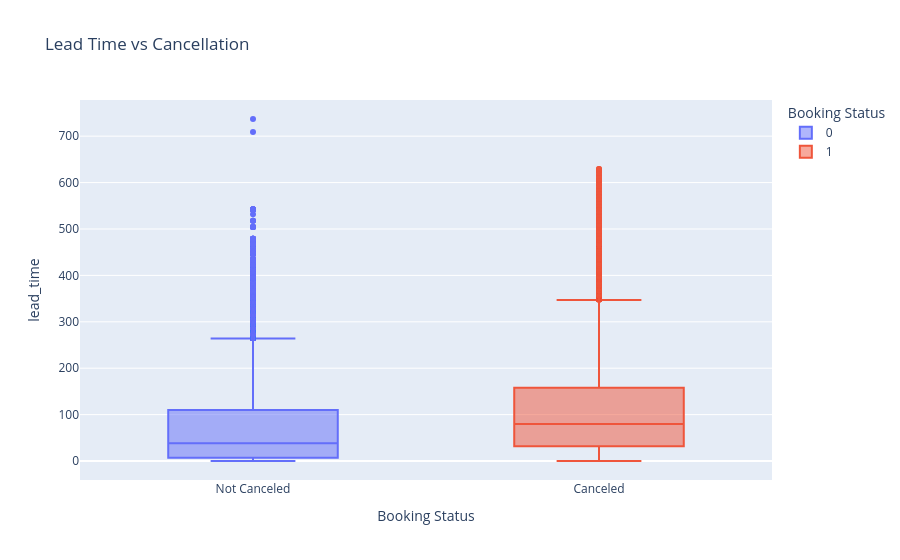

The cell this chart's notebook holds for it:
### Code cell
# Bivariate analysis - Lead Time vs Cancellation
fig = px.box(df, x='is_canceled', y='lead_time', color='is_canceled',
             labels={'is_canceled': 'Booking Status'},
             title='Lead Time vs Cancellation')
fig.update_layout(xaxis=dict(tickmode='array', tickvals=[0, 1], ticktext=['Not Canceled', 'Canceled']))
fig.show()

### Figure 1 — Plotly figure (JSON) as saved in the notebook; plotly's stock layout.template omitted (floating-point values rounded to 4 significant figures; data arrays with more than 128 entries replaced by an {"elided": "..."} marker saying what was removed)
{"data": [{"alignmentgroup": "True", "hovertemplate": "Booking Status=%{x}<br>lead_time=%{y}<extra></extra>", "legendgroup": "0", "marker": {"color": "#636efa"}, "name": "0", "notched": false, "offsetgroup": "0", "orientation": "v", "showlegend": true, "type": "box", "x": {"elided": "63371 int values"}, "x0": " ", "xaxis": "x", "y": {"elided": "63371 int values"}, "y0": " ", "yaxis": "y"}, {"alignmentgroup": "True", "hovertemplate": "Booking Status=%{x}<br>lead_time=%{y}<extra></extra>", "legendgroup": "1", "marker": {"color": "#EF553B"}, "name": "1", "notched": false, "offsetgroup": "1", "orientation": "v", "showlegend": true, "type": "box", "x": {"elided": "24025 int values"}, "x0": " ", "xaxis": "x", "y": {"elided": "24025 int values"}, "y0": " ", "yaxis": "y"}], "layout": {"boxmode": "overlay", "legend": {"title": {"text": "Booking Status"}, "tracegroupgap": 0}, "title": {"text": "Lead Time vs Cancellation"}, "xaxis": {"anchor": "y", "categoryarray": [0, 1], "categoryorder": "array", "domain": [0, 1], "tickmode": "array", "ticktext": ["Not Canceled", "Canceled"], "tickvals": [0, 1], "title": {"text": "Booking Status"}}, "yaxis": {"anchor": "x", "domain": [0, 1], "title": {"text": "lead_time"}}}}
